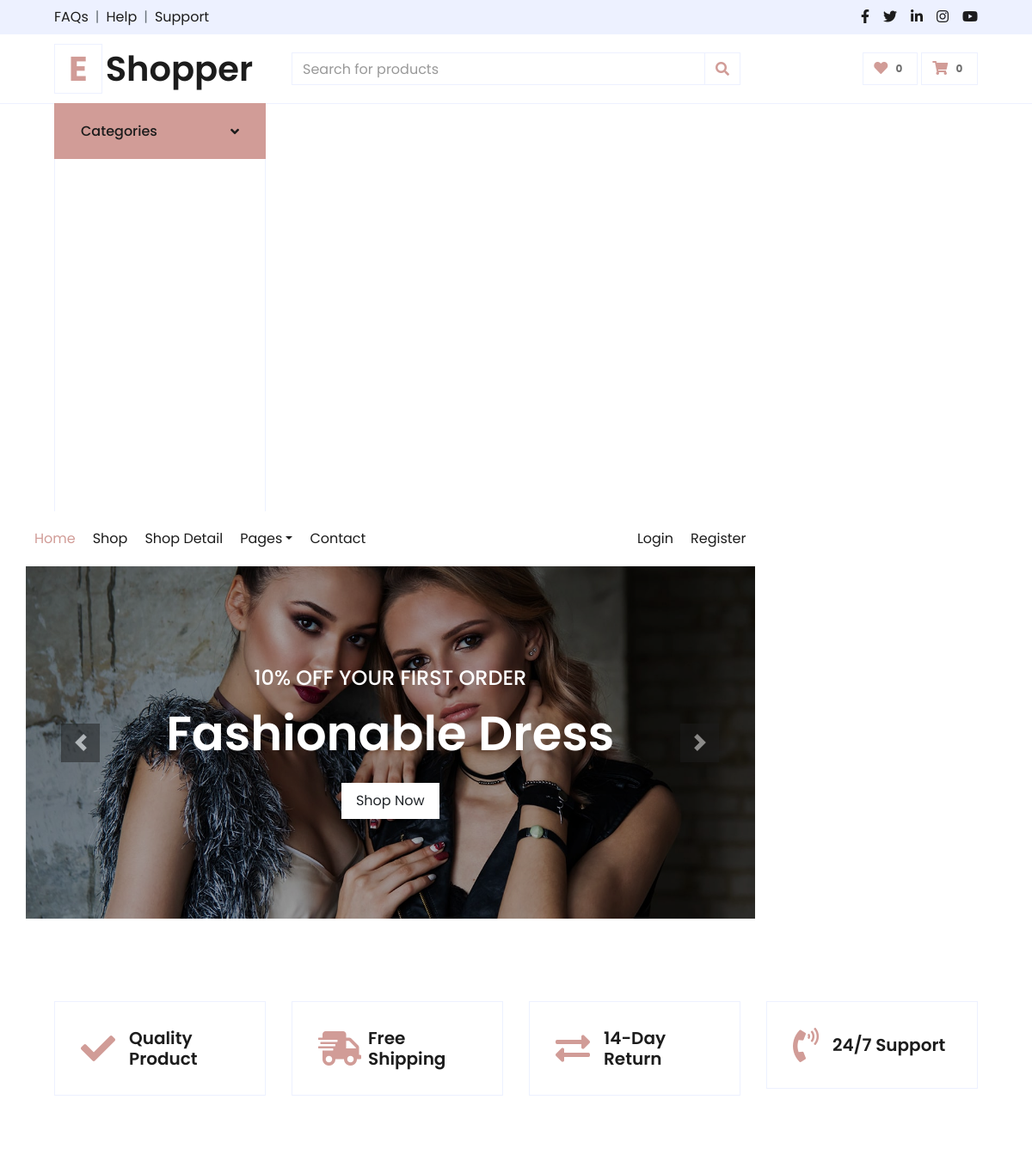
Before: / (upper part) with the older database file.
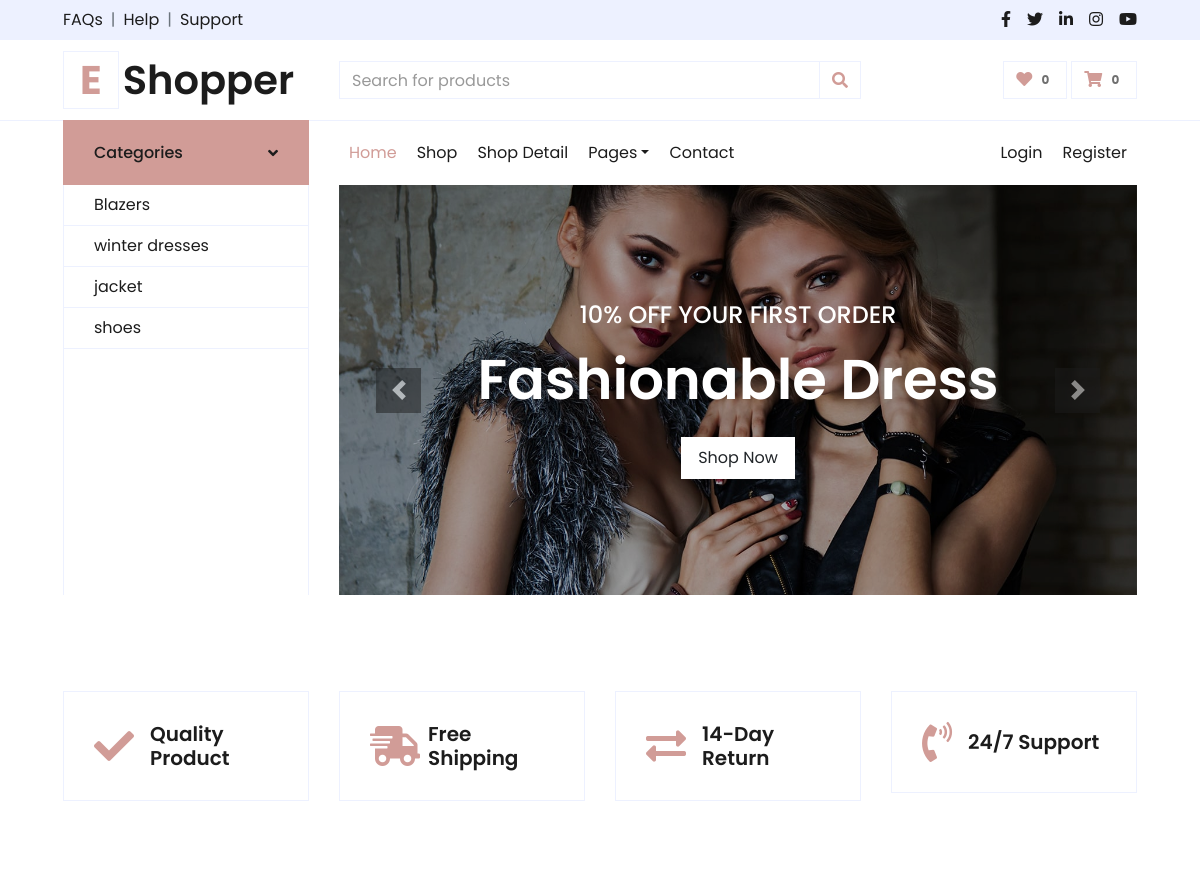
After: the same page with the newer database file.
### home/models.py (models this page shows, shortened)
class Category(models.Model):
    name = models.CharField(max_length=200)
    logo = models.CharField(max_length=200,blank=True)
    slug = models.CharField(max_length=500,unique=True)

### home/views.py (the view)
# urls.py: path('',HomeView.as_view(), name='home'),
class HomeView(Base):
    def get(self,request):
        self.views['categories'] = Category.objects.all()
        return render(request,'index.html',self.views)

### templates/index.html (shortened to what this page needs)
{% extends 'base.html' %}
{% load static %}
{% block content %}
    <div class="container-fluid mb-5">
        <div class="row border-top px-xl-5">
            <div class="col-lg-3 d-none d-lg-block">
                <a class="btn shadow-none d-flex align-items-center justify-content-between bg-primary text-white w-100" data-toggle="collapse" href="#navbar-vertical" style="height: 65px; margin-top: -1px; padding: 0 30px;">
                    <h6 class="m-0">Categories</h6>
                    <i class="fa fa-angle-down text-dark"></i>
                </a>
                <nav class="collapse show navbar navbar-vertical navbar-light align-items-start p-0 border border-top-0 border-bottom-0" id="navbar-vertical">
                    <div class="navbar-nav w-100 overflow-hidden" style="height: 410px">
                        {% for cat in categories %}
                        <div class="nav-item dropdown">
                            <a href="#" class="nav-link" data-toggle="dropdown">{{cat.name}} </a>
                            {% endfor %}
                        </div>
                    </div>
                </nav>
            </div>
            <div class="col-lg-9">
                <nav class="navbar navbar-expand-lg bg-light navbar-light py-3 py-lg-0 px-0">
                    <div class="collapse navbar-collapse justify-content-between" id="navbarCollapse">
                        <div class="navbar-nav mr-auto py-0">
                            <a href="index.html" class="nav-item nav-link active">Home</a>
                            <a href="shop.html" class="nav-item nav-link">Shop</a>
                            <a href="detail.html" class="nav-item nav-link">Shop Detail</a>
                            <div class="nav-item dropdown">
                                <a href="#" class="nav-link dropdown-toggle" data-toggle="dropdown">Pages</a>
                            </div>
                            <a href="contact.html" class="nav-item nav-link">Contact</a>
                        </div>
                        <div class="navbar-nav ml-auto py-0">
                            <a href="" class="nav-item nav-link">Login</a>
                            <a href="" class="nav-item nav-link">Register</a>
                        </div>
                    </div>
                </nav>
                <div id="header-carousel" class="carousel slide" data-ride="carousel">
                    <div class="carousel-inner">
                        <div class="carousel-item active" style="height: 410px;">
                            <img class="img-fluid" src="img/carousel-1.jpg" alt="Image">
                            <div class="carousel-caption d-flex flex-column align-items-center justify-content-center">
                                <div class="p-3" style="max-width: 700px;">
                                    <h4 class="text-light text-uppercase font-weight-medium mb-3">10% Off Your First Order</h4>
                                    <h3 class="display-4 text-white font-weight-semi-bold mb-4">Fashionable Dress</h3>
                                    <a href="" class="btn btn-light py-2 px-3">Shop Now</a>
                                </div>
                            </div>
                        </div>
                    </div>
                    <a class="carousel-control-prev" href="#header-carousel" data-slide="prev">
                        <div class="btn btn-dark" style="width: 45px; height: 45px;">
                            <span class="carousel-control-prev-icon mb-n2"></span>
                        </div>
                    </a>
                    <a class="carousel-control-next" href="#header-carousel" data-slide="next">
                        <div class="btn btn-dark" style="width: 45px; height: 45px;">
                            <span class="carousel-control-next-icon mb-n2"></span>
                        </div>
                    </a>
                </div>
            </div>
        </div>
    </div>
    <div class="container-fluid pt-5">
        <div class="row px-xl-5 pb-3">
            <div class="col-lg-3 col-md-6 col-sm-12 pb-1">
                <div class="d-flex align-items-center border mb-4" style="padding: 30px;">
                    <h1 class="fa fa-check text-primary m-0 mr-3"></h1>
                    <h5 class="font-weight-semi-bold m-0">Quality Product</h5>
                </div>
            </div>
            <div class="col-lg-3 col-md-6 col-sm-12 pb-1">
                <div class="d-flex align-items-center border mb-4" style="padding: 30px;">
                    <h1 class="fa fa-shipping-fast text-primary m-0 mr-2"></h1>
                    <h5 class="font-weight-semi-bold m-0">Free Shipping</h5>
                </div>
            </div>
            <div class="col-lg-3 col-md-6 col-sm-12 pb-1">
                <div class="d-flex align-items-center border mb-4" style="padding: 30px;">
                    <h1 class="fas fa-exchange-alt text-primary m-0 mr-3"></h1>
                    <h5 class="font-weight-semi-bold m-0">14-Day Return</h5>
                </div>
            </div>
            <div class="col-lg-3 col-md-6 col-sm-12 pb-1">
                <div class="d-flex align-items-center border mb-4" style="padding: 30px;">
                    <h1 class="fa fa-phone-volume text-primary m-0 mr-3"></h1>
                    <h5 class="font-weight-semi-bold m-0">24/7 Support</h5>
                </div>
            </div>
        </div>
    </div>
    <div class="container-fluid pt-5">
    </div>
{% endblock %}

### templates/base.html (shortened to what this page needs)
<!DOCTYPE html>
{% load static %}
<html lang="en">
<head>
    <link href="https://cdnjs.cloudflare.com/ajax/libs/font-awesome/5.10.0/css/all.min.css" rel="stylesheet">
    <link href="{% static 'lib/owlcarousel/assets/owl.carousel.min.css' %}" rel="stylesheet">
    <link href="{% static 'css/style.css' %}" rel="stylesheet">
</head>
<body>
    <div class="container-fluid">
        <div class="row bg-secondary py-2 px-xl-5">
            <div class="col-lg-6 d-none d-lg-block">
                <div class="d-inline-flex align-items-center">
                    <a class="text-dark" href="">FAQs</a>
                    <span class="text-muted px-2">|</span>
                    <a class="text-dark" href="">Help</a>
                    <span class="text-muted px-2">|</span>
                    <a class="text-dark" href="">Support</a>
                </div>
            </div>
            <div class="col-lg-6 text-center text-lg-right">
                <div class="d-inline-flex align-items-center">
                    <a class="text-dark px-2" href="">
                        <i class="fab fa-facebook-f"></i>
                    </a>
                    <a class="text-dark px-2" href="">
                        <i class="fab fa-twitter"></i>
                    </a>
                    <a class="text-dark px-2" href="">
                        <i class="fab fa-linkedin-in"></i>
                    </a>
                    <a class="text-dark px-2" href="">
                        <i class="fab fa-instagram"></i>
                    </a>
                    <a class="text-dark pl-2" href="">
                        <i class="fab fa-youtube"></i>
                    </a>
                </div>
            </div>
        </div>
        <div class="row align-items-center py-3 px-xl-5">
            <div class="col-lg-3 d-none d-lg-block">
                <a href="" class="text-decoration-none">
                    <h1 class="m-0 display-5 font-weight-semi-bold"><span class="text-primary font-weight-bold border px-3 mr-1">E</span>Shopper</h1>
                </a>
            </div>
            <div class="col-lg-6 col-6 text-left">
                <form action="">
                    <div class="input-group">
                        <input type="text" class="form-control" placeholder="Search for products">
                        <div class="input-group-append">
                            <span class="input-group-text bg-transparent text-primary">
                                <i class="fa fa-search"></i>
                            </span>
                        </div>
                    </div>
                </form>
            </div>
            <div class="col-lg-3 col-6 text-right">
                <a href="" class="btn border">
                    <i class="fas fa-heart text-primary"></i>
                    <span class="badge">0</span>
                </a>
                <a href="" class="btn border">
                    <i class="fas fa-shopping-cart text-primary"></i>
                    <span class="badge">0</span>
                </a>
            </div>
        </div>
    </div>
    {% block content %}
    {% endblock %}
</body>
</html>

Changed rows visible on the page:
added Category: name "Blazers"
added Category: name "winter dresses"
added Category: name "jacket"
added Category: name "shoes"
